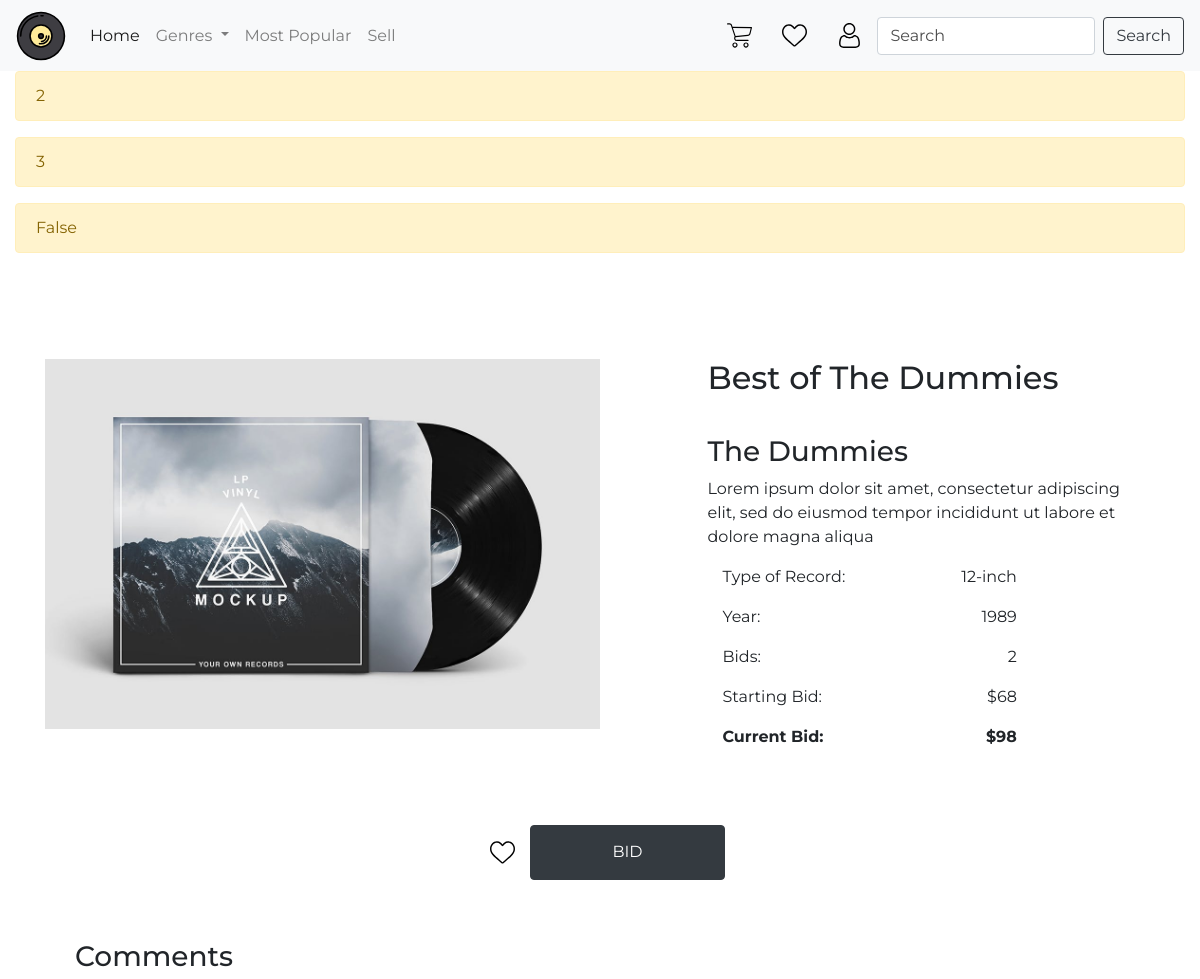
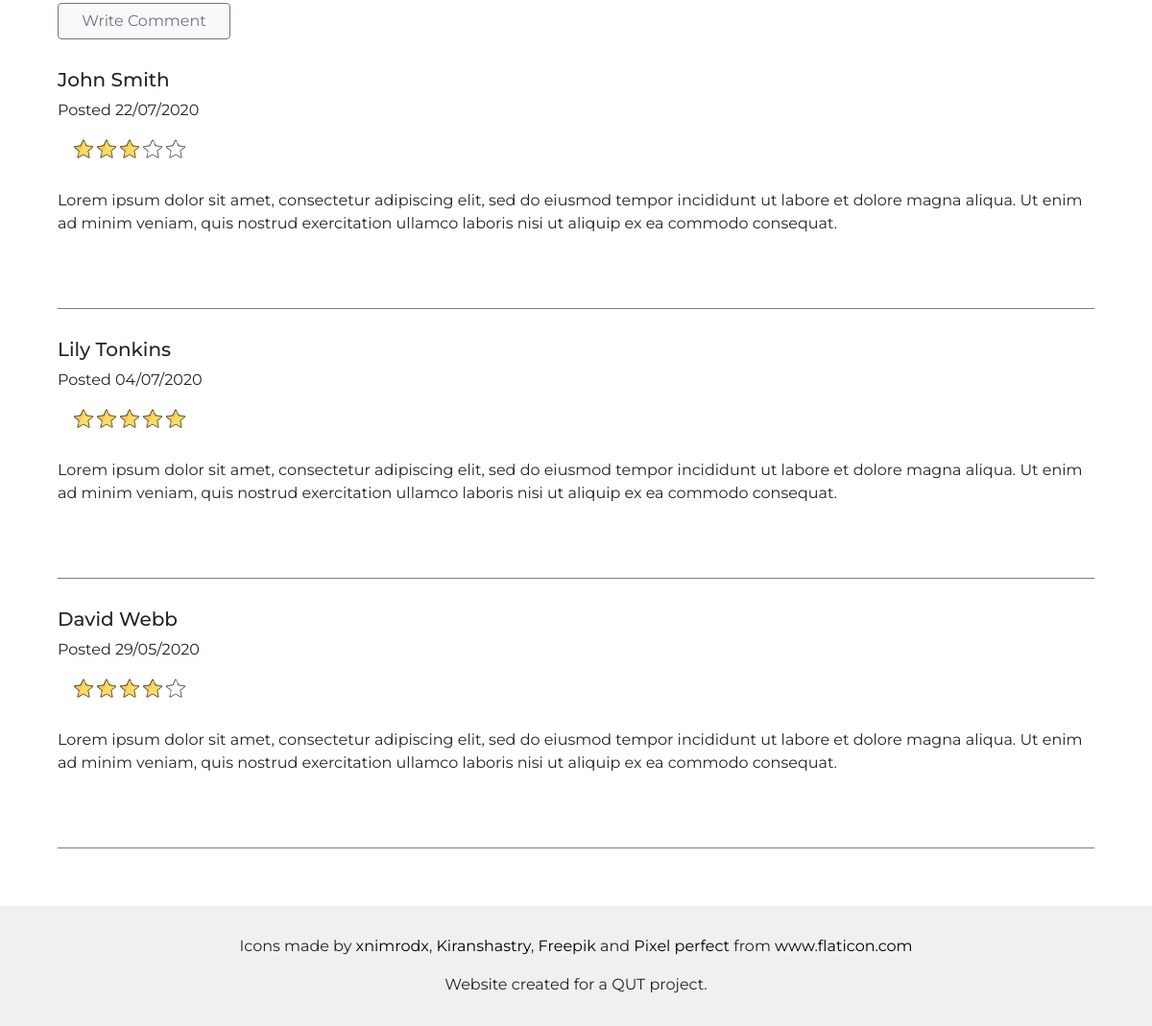
Page /item/3 (signed in) on the committed database (2 pictures, top to bottom).
### auction/models.py (models this page shows, shortened)
class Item(db.Model):
    __tablename__ = 'items'
    id = db.Column(db.Integer, primary_key=True)
    name = db.Column(db.String(100), index=True, nullable=False)
    description = db.Column(db.String(200), nullable=False)
    artist = db.Column(db.String(100), index=True, nullable=False)
    genre = db.Column(db.String(80), index=True, nullable=False)
    year = db.Column(db.Integer, nullable=False)
    designation = db.Column(db.String(80), nullable=False)
    image = db.Column(db.String(400), nullable=False)
    starting_value = db.Column(db.Integer, nullable=False)
    current_value = db.Column(db.Integer, nullable=False)
    bid_number = db.Column(db.Integer, nullable=True)
    status = db.Column(db.String(80), index=True, nullable=False)
    user_id = db.Column(db.Integer, db.ForeignKey('users.id'))
    date_posted = db.Column(db.String, nullable=False)
    watchlists = db.relationship('Watchlist', backref='items')
    bids = db.relationship('Bid', backref='items')

### auction/auth.py (the view)
@bp2.route("/<id>")
def show(id):
    user = int(current_user.get_id())
    itemUserId = int(Item.query.get(id).user_id )
    seller = (itemUserId == user)
    flash(itemUserId)
    flash(user)
    flash(seller)
    if seller:
        form = CloseAuctionForm()
        details = Item.query.filter_by(id=id).first()
        active_bids = Bid.query.filter_by(id=id).first()
        return render_template('seller_details.html', details=details, form=form),\
            render_template('seller_details.html', active_bids=active_bids)
    else:
        form = BidForm()
        details = Item.query.filter_by(id=id).first()
        return render_template('item_details.html', details=details, form=form)

### auction/forms.py
class BidForm(FlaskForm):
    value = IntegerField("Enter Bid Amount:", validators=[NumberRange(min=20), InputRequired
                                                    ("Please bid higher than the current bid")])
    submit = SubmitField("Bid")

### auction/templates/item_details.html (shortened to what this page needs)
{% extends 'base.html' %}
{% import "bootstrap/wtf.html" as wtf %}
{% block content %}
<div class="container-fluid">
    {% with messages = get_flashed_messages() %}
    {% if messages %}
    {% for message in get_flashed_messages() %}
    <div class="alert alert-warning">
        {{message}}
    </div>
    {% endfor %}
    {% endif %}
    {% endwith %}
</div>
<div class="row def-padding space-between">
    <div class="col-lg-6 col-xs-12 top-btm-padding">
        <img class="img-fluid" src={{details.image}} alt="Record Image">
    </div>
    <div class="col-lg-5 col-xs-12 col-sm-12 col-md-12">
        <h2 class="top-btm-padding">{{details.name}}</h2>
        <h3>{{details.artist}}</h3>
        <p class="card-text">{{details.description}}</p>
        <div class="space-between col-lg-9 col-md-10 col-sm-12">
            <p>Type of Record: </p>
            <p>{{details.designation}}</p>
        </div>
        <div class="space-between col-lg-9 col-md-10 col-sm-12">
            <p>Year: </p>
            <p>{{details.year}}</p>
        </div>
        <div class="space-between col-lg-9 col-md-10 col-sm-12">
            <p>Bids: </p>
            <p>{{details.bid_number}}</p>
        </div>
        <div class="space-between col-lg-9 col-md-10 col-sm-12">
            <p>Starting Bid: </p>
            <p>${{details.starting_value}}</p>
        </div>
        <div class="space-between col-lg-9 col-md-10 col-sm-12 font-weight-bold">
            <p>Current Bid: </p>
            <p>${{details.current_value}}</p>
        </div>
    </div>
</div>
<div class="col-12 justify-center space-between">
    <a class="backgr-default icon-default" href="watchlist" id="watchlist-nav-link"></a>
    <button type="button" class="btn btn-dark col-lg-2 col-md-2 col-sm-10 col-xs-10" data-toggle="modal"
        data-target="#bidModal">BID</a>
</div>
<div class="col-12  def-padding ">
    <h3 class="col-12">Comments</h3>
    <a href="item_details" data-toggle="modal" data-target="#reviewModal"
        class="btn btn-light btn-outline-secondary col-lg-2 col-md-2 col-sm-10 col-xs-10">Write Comment</a>
    <div class="col-12  btm-border top-btm-padding">
        <div class="row">
            <h5 class="col-lg-12 col-sm-12 col-xs-12 ">John Smith</h5>
            <p class="col-lg- col-sm-12 col-xs-12 ">Posted 22/07/2020</p>
        </div>
        <div class="col-12 d-flex">
            <div class="stars star-filled "></div>
            <div class="stars star-filled"></div>
            <div class="stars star-filled"></div>
            <div class="stars star-outline"></div>
            <div class="stars star-outline"></div>
        </div>
        <p class="col-12 top-btm-padding">Lorem ipsum dolor sit amet, consectetur adipiscing elit, sed do eiusmod tempor
            incididunt ut labore et dolore magna aliqua. Ut enim ad minim veniam, quis nostrud exercitation ullamco
            laboris nisi ut aliquip ex ea commodo consequat.</p>
    </div>
    <div class="col-12  btm-border top-btm-padding">
        <div class="row">
            <h5 class="col-lg-12 col-sm-12 col-xs-12 ">Lily Tonkins</h5>
            <p class="col-lg- col-sm-12 col-xs-12 ">Posted 04/07/2020</p>
        </div>
        <div class="col-12 d-flex">
            <div class="stars star-filled "></div>
            <div class="stars star-filled"></div>
            <div class="stars star-filled"></div>
            <div class="stars star-filled"></div>
            <div class="stars star-filled"></div>
        </div>
        <p class="col-12 top-btm-padding">Lorem ipsum dolor sit amet, consectetur adipiscing elit, sed do eiusmod tempor
            incididunt ut labore et dolore magna aliqua. Ut enim ad minim veniam, quis nostrud exercitation ullamco
            laboris nisi ut aliquip ex ea commodo consequat.</p>
    </div>
    <div class="col-12  btm-border top-btm-padding">
        <div class="row">
            <h5 class="col-lg-12 col-sm-12 col-xs-12 ">David Webb</h5>
            <p class="col-lg- col-sm-12 col-xs-12 ">Posted 29/05/2020</p>
        </div>
        <div class="col-12 d-flex">
            <div class="stars star-filled "></div>
            <div class="stars star-filled"></div>
            <div class="stars star-filled"></div>
            <div class="stars star-filled"></div>
            <div class="stars star-outline"></div>
        </div>
        <p class="col-12 top-btm-padding">Lorem ipsum dolor sit amet, consectetur adipiscing elit, sed do eiusmod tempor
            incididunt ut labore et dolore magna aliqua. Ut enim ad minim veniam, quis nostrud exercitation ullamco
            laboris nisi ut aliquip ex ea commodo consequat.</p>
    </div>
</div>
{% endblock %}

### auction/static/styles/style.css (style rules this page uses)
* { font-family: Montserrat; }
a { color: initial; }
.backgr-default { background-size: 100%; background-repeat: no-repeat; }
.icon-default { width: 25px; height: 25px; margin: 15px; }
.stars { width: 20px; height: 20px; margin: 2px; }
.star-filled { background-image: url("../images/star-filled.svg"); }
.star-outline { background-image: url("../images/star.svg"); }
.def-padding { padding: 60px; }
.top-btm-padding { padding: 30px 0 30px 0; }
.btm-border { border-bottom: 1px solid grey; }
.space-between { display: flex; justify-content: space-between; }
.justify-center { display: flex; justify-content: center; }
#watchlist-nav-link { background-image: url("../images/heart.svg"); }
::placeholder { color: rgba(0,0,0,0.7) !important; opacity: 1; }

### rows in the picture
Item: image (picture), name "Best of The Dummies", artist "The Dummies", description "Lorem ipsum dolor sit amet, consectetur adipiscing elit, sed do eiusmod tempor incididunt ut labore et dolore magna aliqua", designation "12-inch", year "1989", bid_number "2", starting_value "68", current_value "98"

### other values in the picture
{{ message }} "2" "3" "False"
